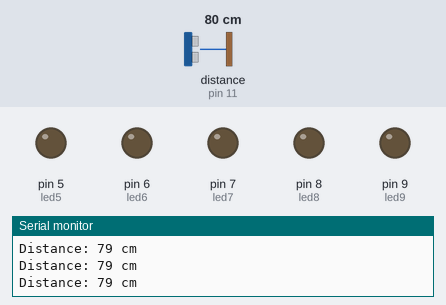
The sketch below on a simulated Arduino Uno, built with avr-gcc and run on an emulated ATmega328P. Parts: output pins drawn as LEDs (lit = HIGH), the last lines printed to the serial monitor. Wiring (inferred from the names in the program): ultrasonic range finder: trigger pin 12; echo pin 11. The inputs (shaded band) are chosen by the test bench; at power-on: distance to the obstacle (sensor on pin 11) 80 cm. The echo pulse lasts 58.3 µs per cm; pins used as bus, display or sensor lines are not drawn.

Above: at 1.2 s.
1.3 s: distance to the obstacle (sensor on pin 11) set to 26 cm
2.8 s: distance to the obstacle (sensor on pin 11) set to 21 cm
At 3.3 s:
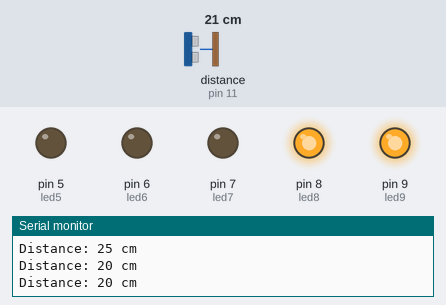
4.3 s: distance to the obstacle (sensor on pin 11) set to 18 cm
At 4.8 s:
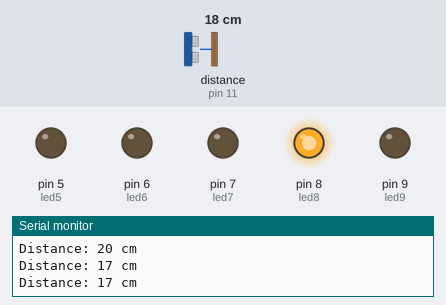
5.8 s: distance to the obstacle (sensor on pin 11) set to 16 cm
At 6.4 s:
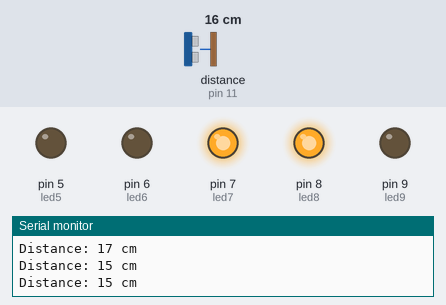
7.3 s: distance to the obstacle (sensor on pin 11) set to 2 cm
At 7.8 s:
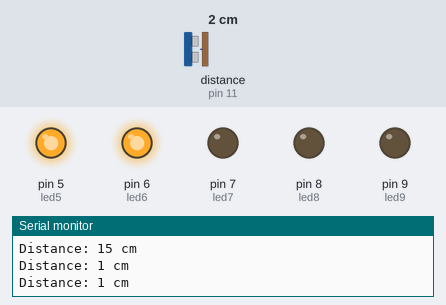
8.8 s: distance to the obstacle (sensor on pin 11) set to 9 cm
At 10.3 s:
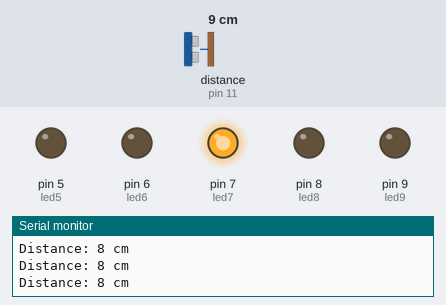
Timing chart, 0 to 11.3 s (numbered marks = the images above; inputs shaded):
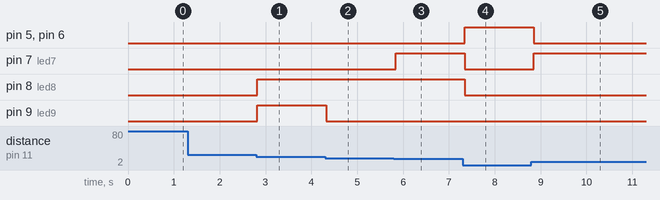

Measured:
- the behaviour switches between 25 and 24 cm on distance to the obstacle (sensor on pin 11) (found by bisection; images 0 and 1)
- the behaviour switches between 20 and 19 cm on distance to the obstacle (sensor on pin 11) (found by bisection; images 1 and 2)
- the behaviour switches between 17 and 16 cm on distance to the obstacle (sensor on pin 11) (found by bisection; images 2 and 3)
- after the input at 2.8 s, pin 8 (led8), pin 9 (led9): LOW → HIGH at once
- after the input at 4.3 s, pin 9 (led9): HIGH → LOW at once
- after the input at 5.8 s, pin 7 (led7): LOW → HIGH at once
- after the input at 7.3 s, pin 5 (led5), pin 6 (led6): LOW → HIGH after 0.05 s; pin 7 (led7), pin 8 (led8): HIGH → LOW after 0.05 s
- after the input at 8.8 s, pin 5 (led5), pin 6 (led6): HIGH → LOW after 0.05 s; pin 7 (led7): LOW → HIGH after 0.05 s

The sketch:

code.ino
```cpp
// out

// Define the pins for the ultrasonic sensor, and LEDs
#define trigPin 12      // Trigger pin for the ultrasonic sensor
#define echoPin 11      // Echo pin for the ultrasonic sensor

#define led5 5
#define led6 6
#define led7 7
#define led8 8
#define led9 9

void setup() {
  // Set the pinMode for all pins
  pinMode(trigPin, OUTPUT);       // Trigger pin as OUTPUT
  pinMode(echoPin, INPUT);        // Echo pin as INPUT
  pinMode(led5, OUTPUT);
  pinMode(led6, OUTPUT);
  pinMode(led7, OUTPUT);
  pinMode(led8, OUTPUT);
  pinMode(led9, OUTPUT);

  // Initialize serial communication for debugging
  Serial.begin(9600);
}

void loop() {
  long duration, distance;

  // Send a brief LOW pulse to the trigger pin to start the ultrasonic sensor
  digitalWrite(trigPin, LOW);
  delayMicroseconds(2);
  digitalWrite(trigPin, HIGH);  // Send a brief HIGH pulse to trigger the sensor
  delayMicroseconds(10);
  digitalWrite(trigPin, LOW);

  // Measure the duration of the echo pulse to calculate the distance
  duration = pulseIn(echoPin, HIGH);
  distance = (duration / 2) / 29.1;  // Calculate distance in centimeters

  // Print the distance to the serial monitor for debugging
  Serial.print("Distance: ");
  Serial.print(distance);
  Serial.println(" cm");


  // Based on the measured distance, control LEDs to indicate proximity levels.
  if (distance <= 4) {
    digitalWrite(led5, HIGH);
    digitalWrite(led6, HIGH);
    digitalWrite(led7, LOW);
    digitalWrite(led8, LOW);
    digitalWrite(led9, LOW);
    delay(300);
  } else if (distance <= 7 && distance > 4.5) {
    digitalWrite(led5, LOW);
    digitalWrite(led6, HIGH);
    digitalWrite(led7, HIGH);
    digitalWrite(led8, LOW);
    digitalWrite(led9, LOW);
    delay(300);
  } else if (distance <= 13 && distance > 7.5) {
    digitalWrite(led5, LOW);
    digitalWrite(led6, LOW);
    digitalWrite(led7, HIGH);
    digitalWrite(led8, LOW);
    digitalWrite(led9, LOW);
    delay(300);
  } else if (distance <= 15 && distance > 13.5) {
    digitalWrite(led5, LOW);
    digitalWrite(led6, LOW);
    digitalWrite(led7, HIGH);
    digitalWrite(led8, HIGH);
    digitalWrite(led9, LOW);
    delay(300);
  } else if (distance <= 18 && distance > 15.5) {
    digitalWrite(led6, LOW);
    digitalWrite(led7, LOW);
    digitalWrite(led8, HIGH);
    digitalWrite(led9, LOW);
    delay(300);
  } else if (distance <= 23 && distance > 18.5) {
    digitalWrite(led5, LOW);
    digitalWrite(led6, LOW);
    digitalWrite(led7, LOW);
    digitalWrite(led8, HIGH);
    digitalWrite(led9, HIGH);
    delay(300);
  } else {
    digitalWrite(led5, LOW);
    digitalWrite(led6, LOW);
    digitalWrite(led7, LOW);
    digitalWrite(led8, LOW);
    digitalWrite(led9, LOW);
  }

}
```
